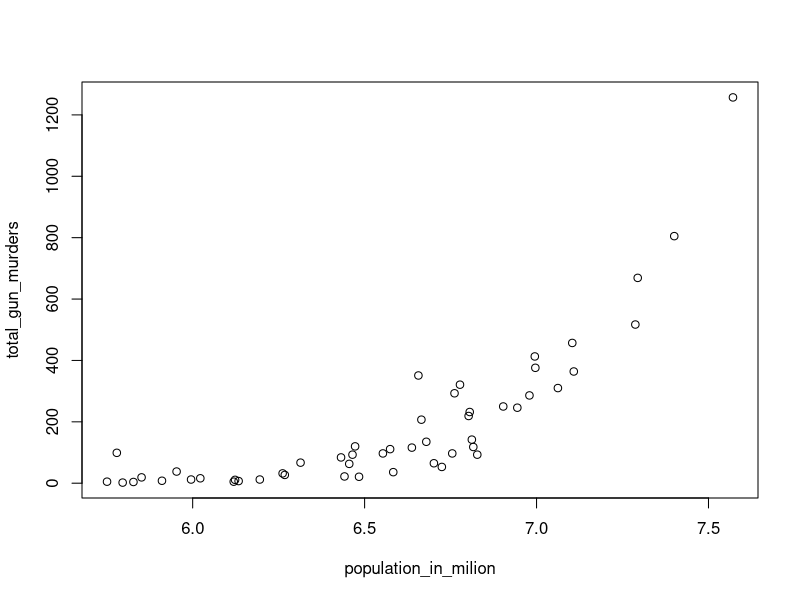
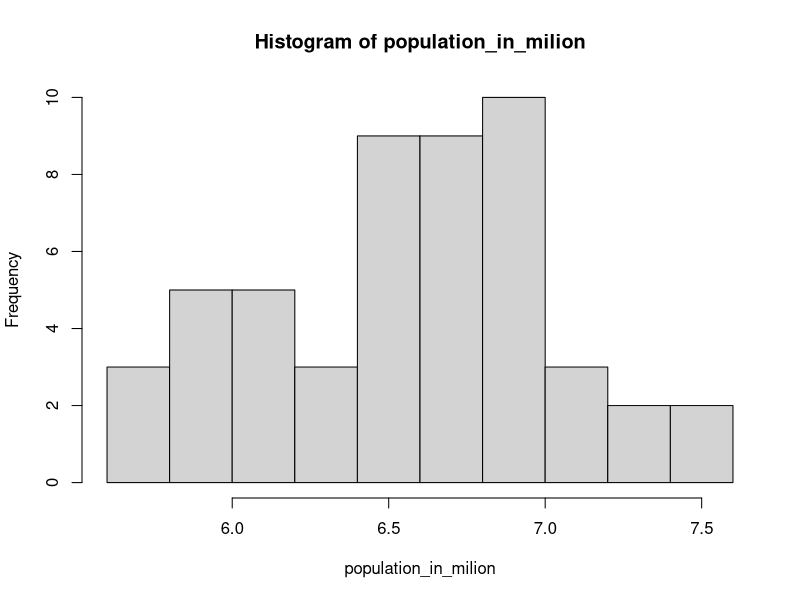
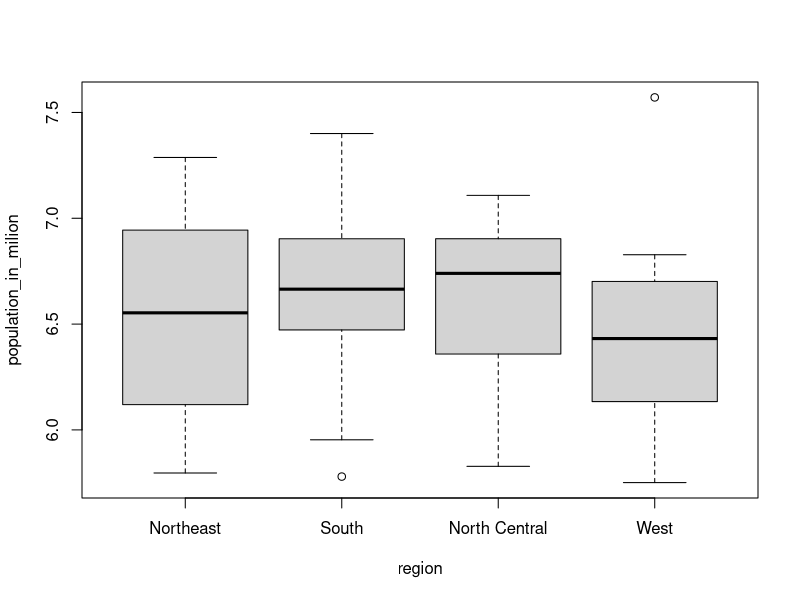

The R script that drew these images, in order:
## ---- chunk 1
knitr::opts_chunk$set(echo = TRUE)
## ---- chunk 2
library(dslabs) 
data("murders")

pop <- murders$population
sort(pop)


## ---- chunk 3
#menampilkan nilai minimum dengan operator []
minimum <- sort(pop, decreasing = FALSE)

minimum[1]
## ---- chunk 4
#menampilkan nilai minimum dengan fungsi min
min(pop)

## ---- chunk 5
indexMin <- order(pop)
indexMin[1]

## ---- chunk 6
which.min(pop) 

## ---- chunk 7
murders$state[which.min(pop)] 

## ---- chunk 8
ranks <- rank(pop)
my_df <- data.frame(state = murders$state, rank = ranks)
my_df
## ---- chunk 9
ind <- order(pop)
my_df <- data.frame(state = murders$state[ind], rank = ranks[ind], index=ind)
my_df

## ---- chunk 10
population_in_milion <- log10(murders$population)
total_gun_murders <- murders$total
plot(population_in_milion, total_gun_murders)
## ---- chunk 11
hist(population_in_milion)
## ---- chunk 12
boxplot(population_in_milion~region, data = murders)
